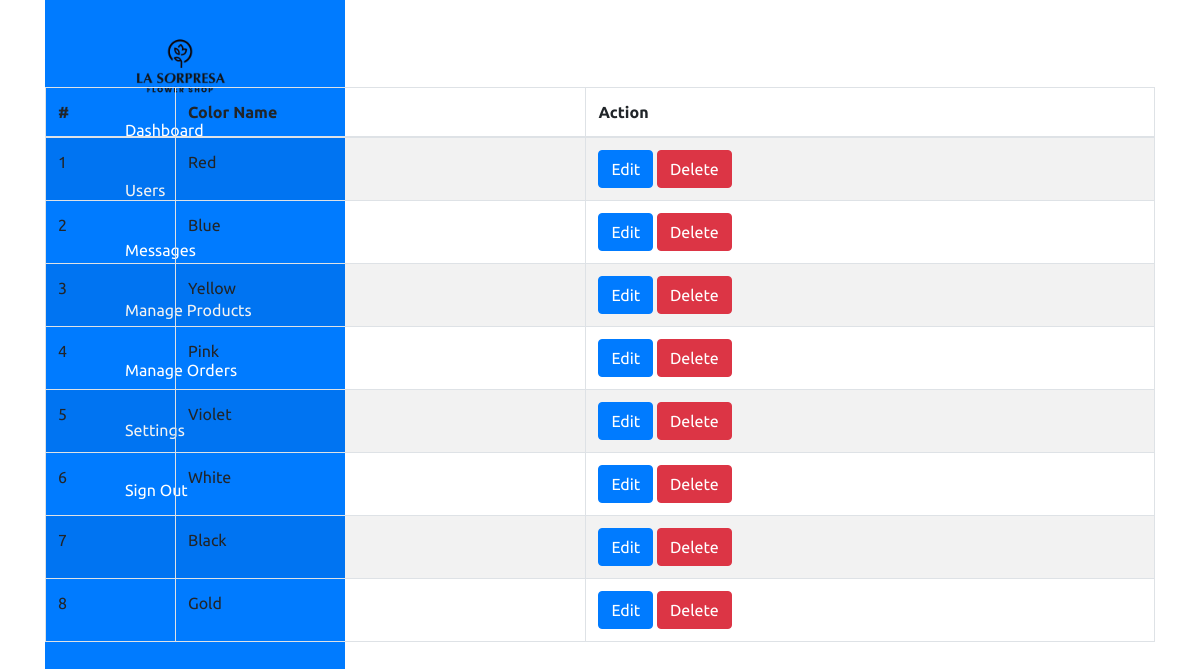
The app's page /admin/settings/color.php (signed in), older data.
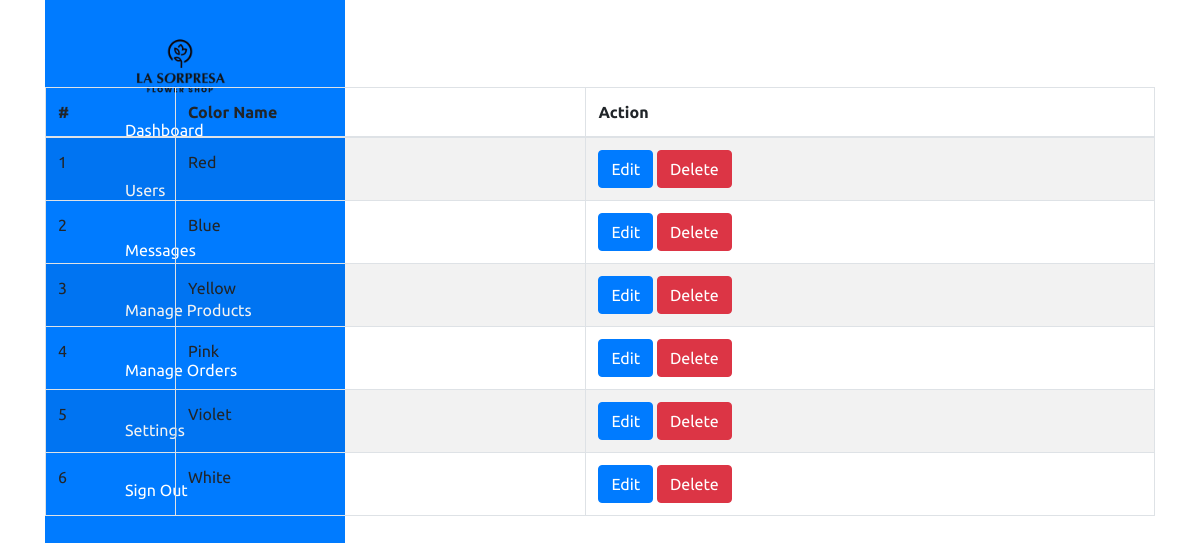
The same page, newer data.
### tables this page shows
CREATE TABLE `color` (
  `color_id` int(11) NOT NULL,
  `color_name` varchar(255) NOT NULL
);

### admin/settings/color.php (the view, shortened to what this page needs)
<?php require_once('../header.php'); ?>
<body>
    <div class="container">
        <div class="navigation">
            <ul>
                <li>
                    <a href="#">
                        <div class="logo-container">
                            <img src="../images/logo.png" alt="Logo" class="logo" />
                        </div>
                        <span class="title"></span>
                    </a>
                </li>
                <li>
                    <a href="../dashboard.php">
                        <span class="icon">
                        </span>
                        <span class="title">Dashboard</span>
                    </a>
                </li>
                <li>
                    <a href="../users.php">
                        <span class="icon">
                        </span>
                        <span class="title">Users</span>
                    </a>
                </li>
                <li>
                    <a href="#">
                        <span class="icon">
                        </span>
                        <span class="title">Messages</span>
                    </a>
                </li>
                <li>
                    <a href="../product/product.php">
                        <span class="icon">
                        </span>
                        <span class="title">Manage Products</span>
                    </a>
                </li>
                <li>
                    <a href="#">
                        <span class="icon">
                        </span>
                        <span class="title">Manage Orders</span>
                    </a>
                </li>
                <li>
                    <a href="../settings.php">
                        <span class="icon">
                        </span>
                        <span class="title">Settings</span>
                    </a>
                </li>
                <li>
                    <a href="../logout.php">
                        <span class="icon">
                        </span>
                        <span class="title">Sign Out</span>
                    </a>
                </li>
            </ul>
        </div>
<section class="content-header">
	<div class="content-header-left">
		<h1>View Colors</h1>
	</div>
	<div class="content-header-right">
		<a href="color-add.php" class="btn btn-primary btn-sm">Add New</a>
	</div>
</section>
<section class="content">
  <div class="row">
    <div class="col-md-12">
      <div class="box box-info">
        <div class="box-body table-responsive">
          <table id="example1" class="table table-bordered table-hover table-striped">
			<thead>
			    <tr>
			        <th>#</th>
			        <th>Color Name</th>
			        <th>Action</th>
			    </tr>
			</thead>
            <tbody>
            	<?php
            	$i=0;
            	$statement = $pdo->prepare("SELECT * FROM color ORDER BY color_id ASC");
            	$statement->execute();
            	$result = $statement->fetchAll(PDO::FETCH_ASSOC);
            	foreach ($result as $row) {
            		$i++;
            		?>
					<tr>
	                    <td><?php echo $i; ?></td>
	                    <td><?php echo $row['color_name']; ?></td>
	                    <td>
	                        <a href="color-edit.php?id=<?php echo $row['color_id']; ?>" class="btn btn-primary btn-xs">Edit</a>
                            <a href="#" class="btn btn-danger btn-xs" data-href="color-delete.php?id=<?php echo $row['color_id']; ?>" data-toggle="modal" data-target="#confirm-delete">Delete</a>
	                    </td>
	                </tr>
            		<?php
            	}
            	?>
            </tbody>
          </table>
        </div>
      </div>
</section>

Row changes from the older to the newer data that the page shows:
removed color: color_name "Black"
removed color: color_name "Gold"
